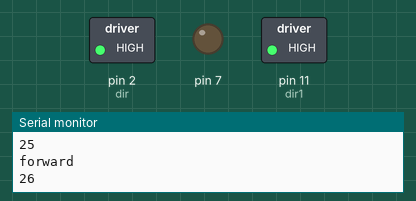
This sketch was run on a simulated Arduino Uno, built with avr-gcc and run on an emulated ATmega328P. Parts: switched loads named in the sketch (green lamp = pin HIGH), output pins drawn as LEDs (lit = HIGH), the last lines printed to the serial monitor. Pins used as bus, display or sensor lines are not drawn.

Above: at 10.7 s.
At 21.61 s:
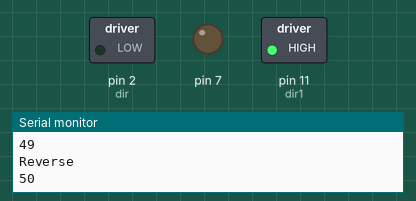
At 32.5 s:
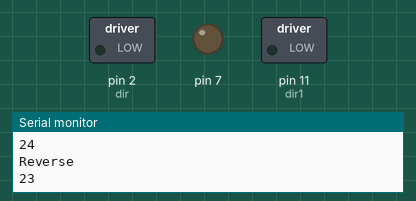
At 43.52 s:
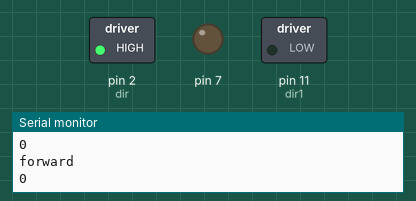
Timing chart, 0 to 56.5 s (numbered marks = the images above):
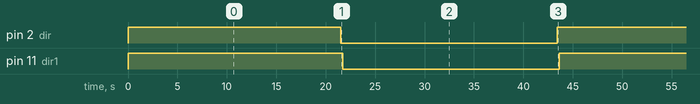

Measured:
- by itself, pin 2 (dir), pin 11 (dir1): alternates HIGH for 21.5 s and LOW for 21.9 s
- by itself, everything shown: repeats every 43.4 s, in 4 steps

The sketch:

two-motors-working.ino
```cpp
#include <Stepper.h>
int dir=2;
int stepp=3;
int microSecDelay = 20000;
int ms3=8;
int ms2=9;
int ms1=10;
int count=0;
int dir1=11;
int stepp1=12;
int ms11=6;
int ms22=5;
int ms33=4;

void setup()
{
  DDRD = DDRD | B11111100;
  pinMode(dir, OUTPUT);       // Assign output mode to pin for direction
  pinMode(stepp, OUTPUT);      // Assign output mode to pin for setp
  digitalWrite(dir, HIGH);     // Initialize dir pin
  digitalWrite(stepp, LOW);    // Initialize step pin
  pinMode(dir1, OUTPUT);       // Assign output mode to pin for direction
  pinMode(stepp1, OUTPUT);      // Assign output mode to pin for setp
  digitalWrite(dir1, HIGH);     // Initialize dir pin
  digitalWrite(stepp1, LOW);    // Initialize step
  pinMode(ms3, OUTPUT);
  pinMode(ms2, OUTPUT);
  pinMode(ms1, OUTPUT);
  pinMode(ms33, OUTPUT);
  pinMode(ms22, OUTPUT);
  pinMode(ms11, OUTPUT);

  digitalWrite(ms1, HIGH); // 1/8th microstepping
  digitalWrite(ms2, HIGH);
  digitalWrite(ms3, LOW);
  digitalWrite(ms11, HIGH);
  digitalWrite(ms22, HIGH);
  digitalWrite(ms33, LOW);

  Serial.begin(9600);

  }

void loop()
{
  for(count=0;count<50;count++)
  //while(count<10 && reverse==0)
  {
  Serial.println("forward");
  Serial.println(count);
  digitalWrite(dir, HIGH);     // Initialize dir pin
  digitalWrite(stepp, HIGH);       // Step motor
 delay(100);
 // delayMicroseconds(2500);

  //delayMicroseconds(microSecDelay);  // Wait microseconds
  digitalWrite(stepp, LOW);        // Step motor
 delay(100);
  //delayMicroseconds(2500);
  digitalWrite(dir1, HIGH);     // Initialize dir pin
  digitalWrite(stepp1, HIGH);       // Step motor
 delay(100);
  //delayMicroseconds(2500);

  //delayMicroseconds(microSecDelay);  // Wait microseconds
  digitalWrite(stepp1, LOW);        // Step motor
 delay(100);
  //delayMicroseconds(2500);
  //count++;
  //forward=0;
  }
delay(1500);
  for(count=50;count>=0;count--)
 // while(count>=10 && forward==0)
  {
  Serial.println("Reverse");
  Serial.println(count);
  digitalWrite(dir, LOW);     // Initialize dir pin
  digitalWrite(stepp, HIGH);       // Step motor
 delay(100);
  //delayMicroseconds(2500);
  //delayMicroseconds(microSecDelay);  // Wait microseconds
  digitalWrite(stepp, LOW);        // Step motor
  delay(100);
 // delayMicroseconds(2500);
  digitalWrite(dir1, LOW);     // Initialize dir pin
  digitalWrite(stepp1, HIGH);       // Step motor
  delay(100);
  //delayMicroseconds(2500);
  //delayMicroseconds(microSecDelay);  // Wait microseconds
  digitalWrite(stepp1, LOW);        // Step motor
  delay(100);
  //delayMicroseconds(2500);
  //count--;
  }
delay(1500);
  //delayMicroseconds(microSecDelay);  // Wait microseconds
  }
```
